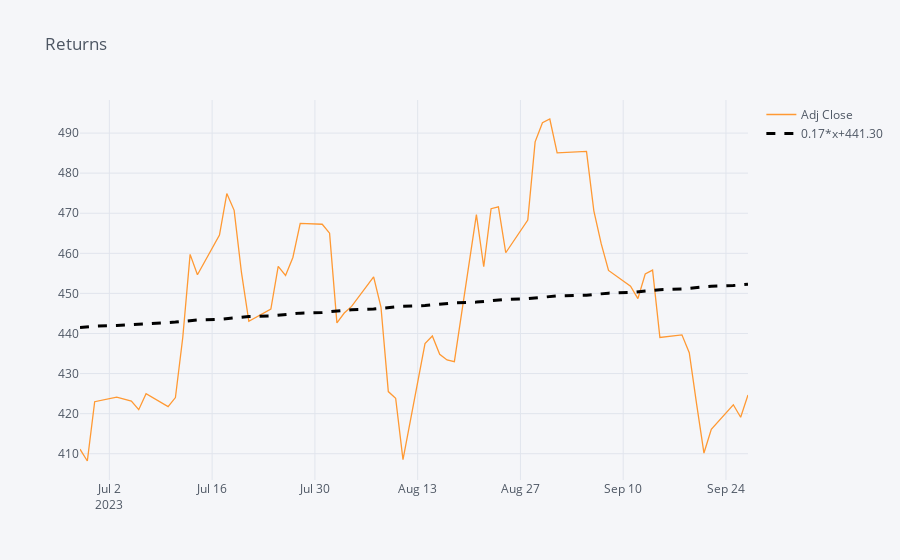

Source (notebook cell):
### Code cell
stock_data['Adj Close'].iplot(title='Returns', bestfit=True, bestfit_colors=['black'])
